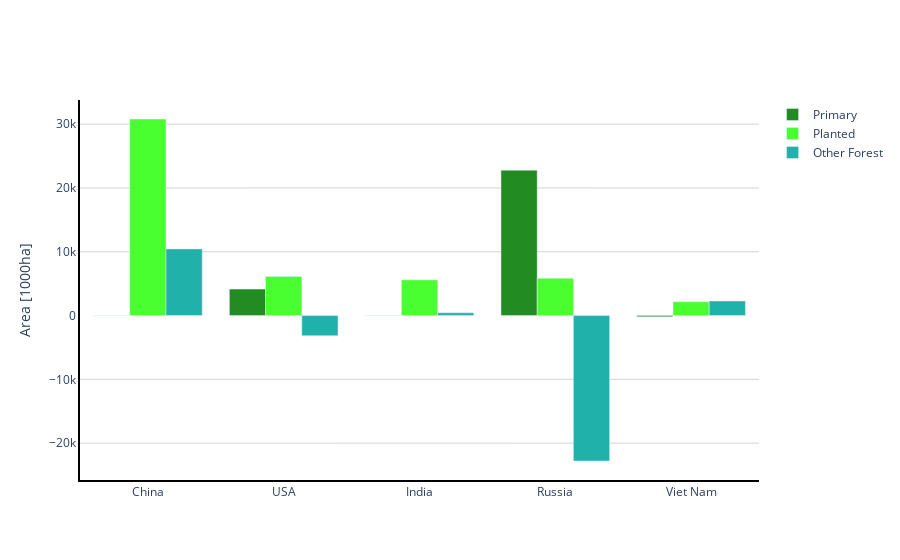

Write notebook code for a chart like this one.
### Code cell
# plot: forest expansion or reduction over two decades by category, top5 reforestated countries
refores_countries=['China', 'USA', 'India','Russia','Viet Nam']
fig = go.Figure(data=[
    go.Bar(name='Primary', x=refores_countries, y=[-6.9, 4141.5, 0, 22789.35, -202.5], marker_color='rgba(34,139,34, 1)'),
    go.Bar(name='Planted', x=refores_countries, y=[30810.3, 6115, 5589.5, 5835.2, 2153.5], marker_color='rgba(73,255,47, 1)'),
    go.Bar(name='Other Forest', x=refores_countries, y=[10447.35, -3154.5, 428, -22803.25, 2277], marker_color='rgba(32,178,170, 1)')
])
# Change the bar mode
fig.update_layout(barmode='group')
fig.update_yaxes(title_text="Area [1000ha]")
fig.update_layout(paper_bgcolor='rgba(0,0,0,0)', plot_bgcolor='rgba(0,0,0,0)')
fig.update_yaxes(showgrid=True, gridwidth=1, gridcolor='LightGray')
fig.update_xaxes(showline=True, linewidth=2, linecolor='black')
fig.update_yaxes(showline=True, linewidth=2, linecolor='black')
 
fig.show()
plotly.offline.plot(fig, filename='forest_expansion.html')

### Figure 1 — Plotly figure (JSON) as saved in the notebook; plotly's stock layout.template omitted (floating-point values rounded to 4 significant figures)
{"data": [{"marker": {"color": "rgba(34,139,34, 1)"}, "name": "Primary", "type": "bar", "x": ["China", "USA", "India", "Russia", "Viet Nam"], "y": [-6.9, 4142.0, 0, 22790.0, -202.5]}, {"marker": {"color": "rgba(73,255,47, 1)"}, "name": "Planted", "type": "bar", "x": ["China", "USA", "India", "Russia", "Viet Nam"], "y": [30810.0, 6115, 5590.0, 5835.0, 2154.0]}, {"marker": {"color": "rgba(32,178,170, 1)"}, "name": "Other Forest", "type": "bar", "x": ["China", "USA", "India", "Russia", "Viet Nam"], "y": [10450.0, -3154.0, 428, -22800.0, 2277]}], "layout": {"barmode": "group", "paper_bgcolor": "rgba(0,0,0,0)", "plot_bgcolor": "rgba(0,0,0,0)", "xaxis": {"linecolor": "black", "linewidth": 2, "showline": true}, "yaxis": {"gridcolor": "LightGray", "gridwidth": 1, "linecolor": "black", "linewidth": 2, "showgrid": true, "showline": true, "title": {"text": "Area [1000ha]"}}}}
